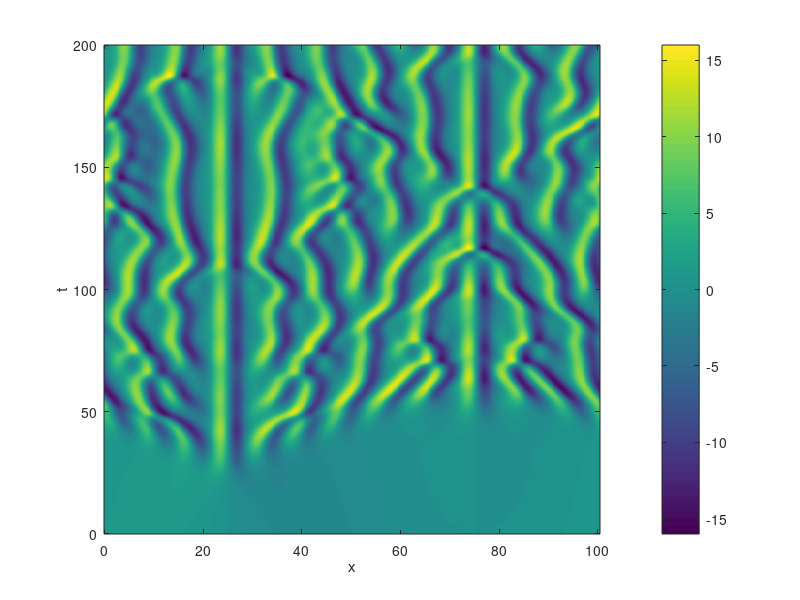

The MATLAB script that drew this image:
function KdVrkm()
% solves u_t + u_{xxx} + (0.5u^2)_x = 0, i.e.,
% u_t = -u_{xxx} - (0.5u^2)_x

init_data = 2;

close all
N = 512;
L = 32*pi;
x = linspace(0,L,N+1);
x(N + 1) = [];
k = -N/2 : (N/2 - 1);
u = zeros(1,N);
% initial data
if init_data == 1 
    u0 = 1./(cosh(x/sqrt(12))).^2;
end
if init_data == 2
    u0 = cos(x/16).*(1 + sin(x/16));
end
dt = 0.1; % time step
%figure; clf; 
%hpic = plot(x,u0,'LineWidth',2,'color','r'); % plot of the numerical solution
%hold on;
%grid
%drawnow
if init_data == 1
    % plot of the exact solution for u_0(x) given by  (*)
    hp = plot(x,u0,'LineWidth',2); 
    axis([-L/2 L/2 -0.01 1.01]);
end
%
tmax = 200;
t = 0;
freq = k.*(2*pi/L); % frequencies
freq3 = freq.^3;
freq2 = freq.^2;
freq4 = freq.^4;
e3=exp((freq2 - freq4)*dt);

U = u;
while (t<tmax) 
    t=t+dt;
    vhat=fftshift(fft(u0)); % v in the Fourier space
    k1=rhs(0,vhat);
    k2=rhs(0.5*dt,vhat+0.5*dt*k1);
    k3=rhs(0.5*dt,vhat+0.5*dt*k2);
    k4=rhs(dt,vhat+dt*k3);
    vhat_new=vhat+dt*(k1+2*k2+2*k3+k4)/6;
    unew=ifft(ifftshift(e3.*vhat_new)); % return to u in the x-space
    %set(hpic,'xdata',x,'ydata',real(unew));
    if init_data == 1
        y = -N/2 + mod(x - t/3 + N/2,N);
        %set(hp,'xdata',x,'ydata',1./(cosh((y)/sqrt(12))).^2);
        axis([-N/2 N/2 -0.01 1.01]);
    end
    u0=unew;
    %drawnow
    
    U(end+1,:) = unew;
end
    figure;
    xlabel('x');
    ylabel('t');
    imagesc(x,0:0.1:200,real(U));
    xlabel('x');
    ylabel('t');
    set(gca, 'YDir', 'normal')
    colorbar
end


function RHSvhat=rhs(dt,vhat)
% v should be a row vector
% RHSvhat = - e^{-tL}(1i*k*hat{(e^{tL}v)^2/2} 
N=size(vhat,2);
L = N;
k=-N/2 : (N/2 - 1);
freq =k.*(2*pi/L);
freq2 = freq.^2;
freq4 = freq.^4;
e3=exp((freq2-freq4)*dt);
em3=exp(-(freq2-freq4)*dt);
    vhat1=vhat.*e3;          % e^{tL}v in the Fourier space 
    v1=ifft(ifftshift(vhat1));      % exp(tL)v in the x-space
    v2=0.5*v1.^2;          % [exp(tL)v]^2 in the x-space
    RHSvhat=-em3.*(1i*freq).*fftshift(fft(v2)); % exp(-tL)[[(exp(tL)v)]_x] in the Fourier space
end
